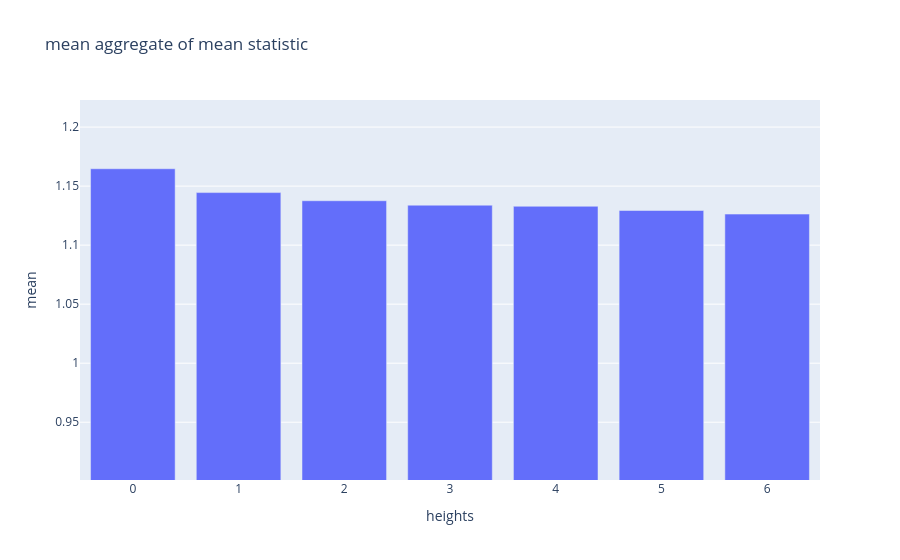

The notebook cell this image was saved under:
### Markdown cell above
It is very nice to see that the trend still holds for even the minimum and maximum of the individual means.

Nextg we look at the same plots but for daily granularity errors.

### Code cell
plots.plot_aggregate_statistics(day_aggs['mean', 'mean'])

### Figure 1 — Plotly figure (JSON) as saved in the notebook; plotly's stock layout.template omitted (floating-point values rounded to 4 significant figures)
{"data": [{"type": "bar", "y": [1.165, 1.145, 1.138, 1.134, 1.133, 1.129, 1.126]}], "layout": {"title": {"text": "mean aggregate of mean statistic "}, "xaxis": {"title": {"text": "heights"}}, "yaxis": {"range": [0.901, 1.223], "title": {"text": "mean"}}}}
